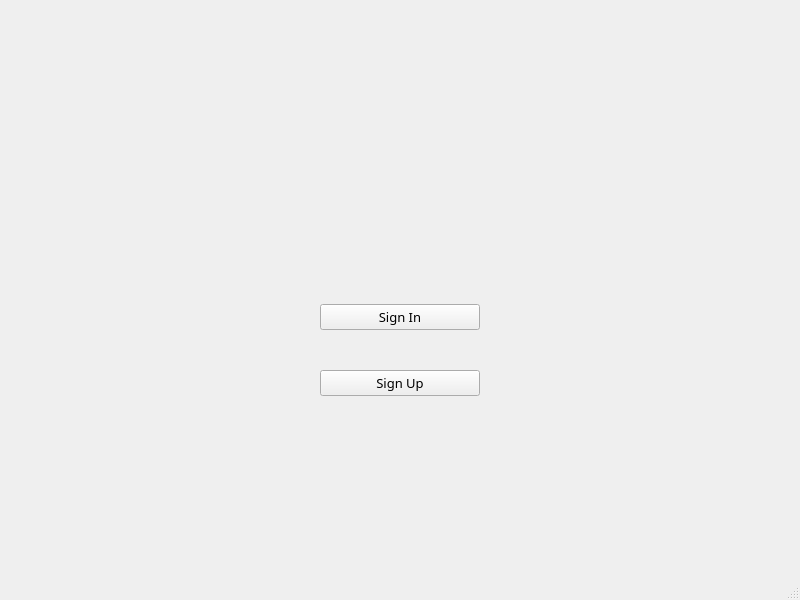
<?xml version="1.0" encoding="UTF-8"?>
<ui version="4.0">
 <class>MainWindow</class>
 <widget class="QMainWindow" name="MainWindow">
  <property name="geometry">
   <rect>
    <x>0</x>
    <y>0</y>
    <width>800</width>
    <height>600</height>
   </rect>
  </property>
  <property name="windowTitle">
   <string>MainWindow</string>
  </property>
  <property name="autoFillBackground">
   <bool>false</bool>
  </property>
  <property name="styleSheet">
   <string notr="true"/>
  </property>
  <property name="animated">
   <bool>true</bool>
  </property>
  <widget class="QWidget" name="centralwidget">
   <widget class="QWidget" name="gridLayoutWidget">
    <property name="geometry">
     <rect>
      <x>320</x>
      <y>270</y>
      <width>160</width>
      <height>161</height>
     </rect>
    </property>
    <layout class="QGridLayout" name="gridLayout">
     <item row="0" column="0">
      <widget class="QPushButton" name="SignIn">
       <property name="font">
        <font>
         <family>Avenir</family>
         <pointsize>10</pointsize>
         <weight>50</weight>
         <bold>false</bold>
         <strikeout>false</strikeout>
        </font>
       </property>
       <property name="toolTip">
        <string>&lt;html&gt;&lt;head/&gt;&lt;body&gt;&lt;p&gt;If you are registered User, please Sign In&lt;/p&gt;&lt;/body&gt;&lt;/html&gt;</string>
       </property>
       <property name="styleSheet">
        <string notr="true">
border-color: rgb(94, 93, 95); </string>
       </property>
       <property name="text">
        <string>Sign In</string>
       </property>
      </widget>
     </item>
     <item row="1" column="0">
      <widget class="QPushButton" name="SignUp">
       <property name="font">
        <font>
         <family>Avenir</family>
         <pointsize>10</pointsize>
        </font>
       </property>
       <property name="toolTip">
        <string>&lt;html&gt;&lt;head/&gt;&lt;body&gt;&lt;p&gt;If you are not a current user, please Sign up&lt;/p&gt;&lt;/body&gt;&lt;/html&gt;</string>
       </property>
       <property name="text">
        <string>Sign Up</string>
       </property>
      </widget>
     </item>
    </layout>
   </widget>
   <widget class="QLabel" name="label">
    <property name="geometry">
     <rect>
      <x>340</x>
      <y>190</y>
      <width>131</width>
      <height>71</height>
     </rect>
    </property>
    <property name="text">
     <string/>
    </property>
    <property name="pixmap">
     <pixmap>logos/logo.png</pixmap>
    </property>
   </widget>
   <widget class="QLabel" name="label_2">
    <property name="geometry">
     <rect>
      <x>330</x>
      <y>190</y>
      <width>131</width>
      <height>71</height>
     </rect>
    </property>
    <property name="text">
     <string/>
    </property>
    <property name="pixmap">
     <pixmap>../../sales tax/logos/logo.png</pixmap>
    </property>
   </widget>
  </widget>
  <widget class="QStatusBar" name="statusbar"/>
 </widget>
 <resources/>
 <connections/>
</ui>
